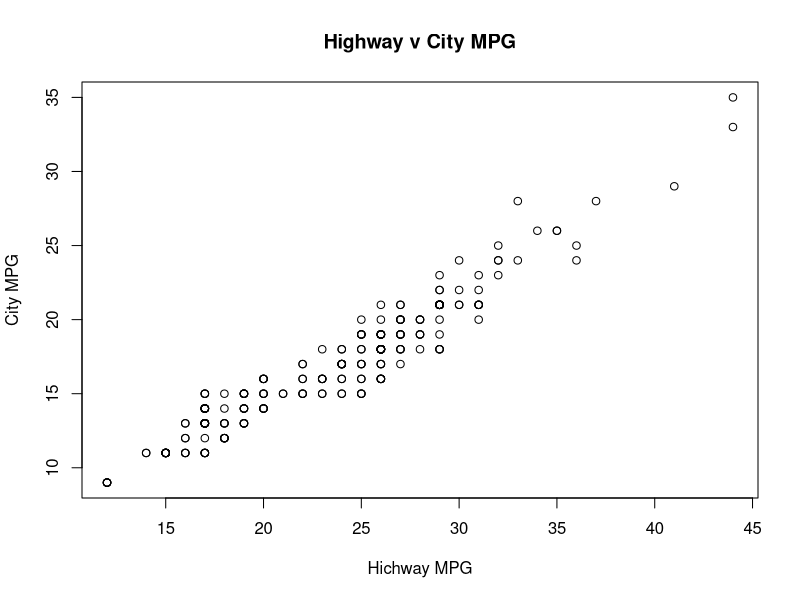
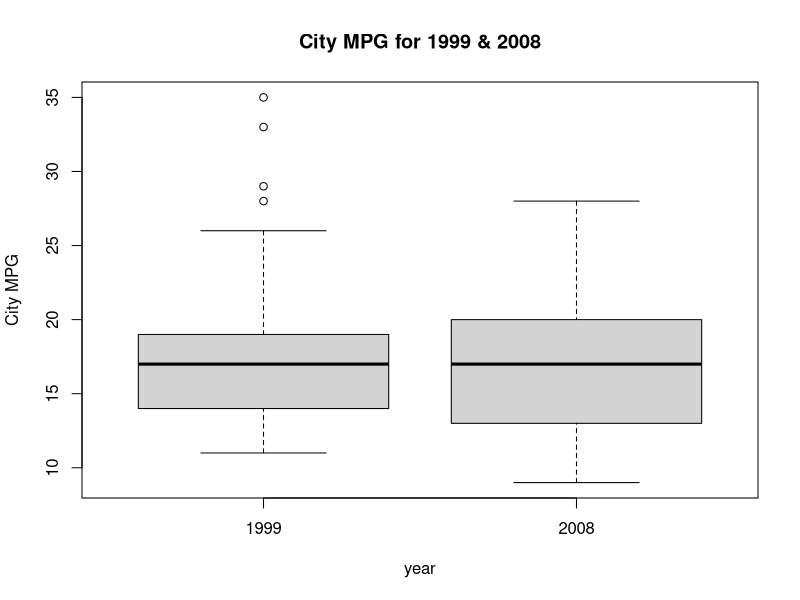
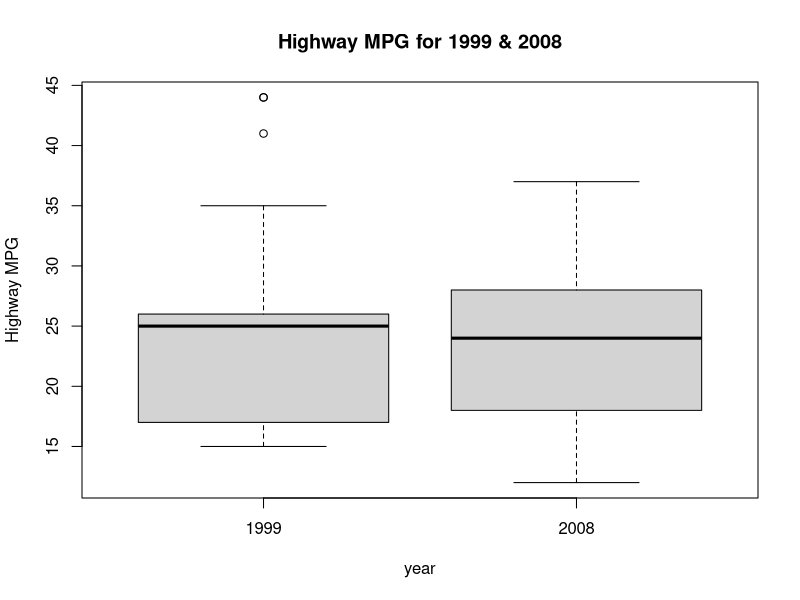

Generate these figures, in order, with R:
## ---- chunk 1
knitr::opts_chunk$set(echo = TRUE)
if (!require("ggplot2")) {
install.packages("ggplot2")
}
library(ggplot2)
## ---- chunk 2
a0 <- 1
a0
## ---- chunk 3
far <- c(15, 25)
cel <- (far - 30) / 2
cel
## ---- chunk 4
vec200 <- rep(c(3, 1), times = 100)
vec200
## ---- chunk 5
numPerfect = floor(sqrt(2001))
numPerfect
## ---- chunk 6
mpgHwy <- mpg$hwy
mpgSorted = mpg[order(mpgHwy, decreasing = TRUE),]
mpgSorted[1:3,]
## ---- chunk 7
mpgCompact <- mpg[mpg$class == 'compact',]
numCompact <- length(unique(mpgCompact$model))
numCompact
## ---- chunk 8
plot(mpg$hwy, mpg$cty, main = "Highway v City MPG", xlab = "Hichway MPG", ylab = "City MPG")
## ---- chunk 9
mpg20081999 <- mpg[mpg$year == '2008'| mpg$year == '1999',]
boxplot(cty~year, data = mpg20081999, main = "City MPG for 1999 & 2008", ylab = "City MPG")
## ---- chunk 10
boxplot(hwy~year, data = mpg20081999, main = "Highway MPG for 1999 & 2008", ylab = "Highway MPG")
## ---- chunk 11
mpg2008 <- mpg[mpg$year == '2008',]
mpg1999 <- mpg[mpg$year == '1999',]
summary(mpg2008$cty)
summary(mpg1999$cty)
summary(mpg2008$hwy)
summary(mpg1999$hwy)
